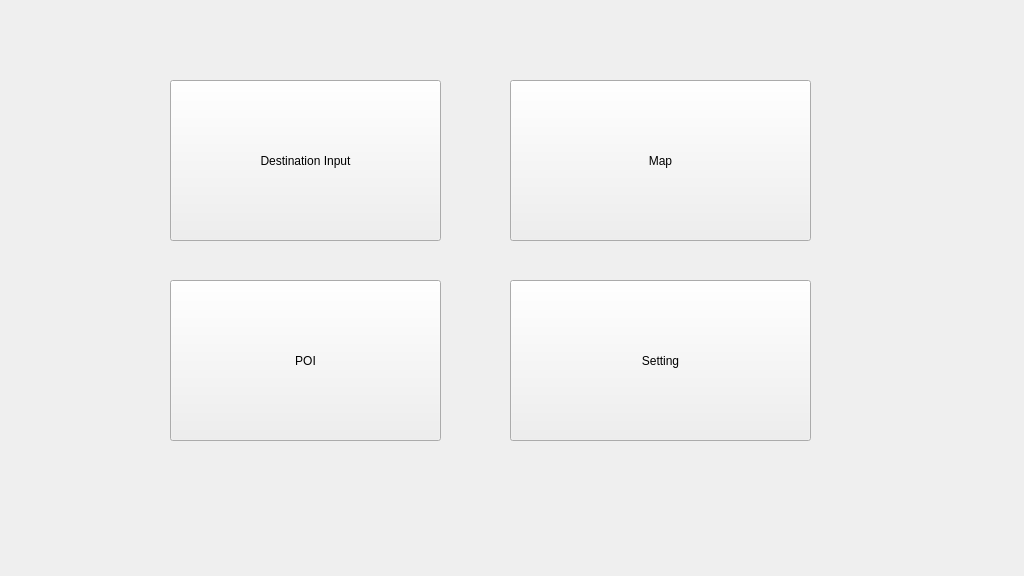
<?xml version="1.0" encoding="UTF-8"?>
<ui version="4.0">
 <class>Widget</class>
 <widget class="QWidget" name="Widget">
  <property name="geometry">
   <rect>
    <x>0</x>
    <y>0</y>
    <width>1024</width>
    <height>576</height>
   </rect>
  </property>
  <property name="windowTitle">
   <string>Widget</string>
  </property>
  <widget class="QPushButton" name="btn_destinationinput">
   <property name="geometry">
    <rect>
     <x>170</x>
     <y>80</y>
     <width>271</width>
     <height>161</height>
    </rect>
   </property>
   <property name="text">
    <string>Destination Input</string>
   </property>
  </widget>
  <widget class="QPushButton" name="btn_routecalculation">
   <property name="geometry">
    <rect>
     <x>510</x>
     <y>80</y>
     <width>301</width>
     <height>161</height>
    </rect>
   </property>
   <property name="text">
    <string>Map</string>
   </property>
  </widget>
  <widget class="QPushButton" name="btn_POI">
   <property name="geometry">
    <rect>
     <x>170</x>
     <y>280</y>
     <width>271</width>
     <height>161</height>
    </rect>
   </property>
   <property name="text">
    <string>POI</string>
   </property>
  </widget>
  <widget class="QPushButton" name="btn_weather">
   <property name="geometry">
    <rect>
     <x>510</x>
     <y>280</y>
     <width>301</width>
     <height>161</height>
    </rect>
   </property>
   <property name="text">
    <string>Setting</string>
   </property>
  </widget>
 </widget>
 <layoutdefault spacing="6" margin="11"/>
 <resources/>
 <connections/>
</ui>
